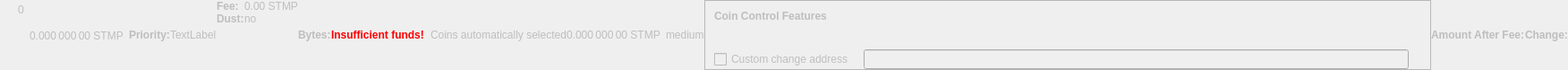
    <widget class="QWidget" name="dummyHideWidget" native="true">
     <property name="enabled">
      <bool>false</bool>
     </property>
     <property name="maximumSize">
      <size>
       <width>100</width>
       <height>22</height>
      </size>
     </property>
     <layout class="QHBoxLayout" name="dummyHideLayout">
      <property name="spacing">
       <number>0</number>
      </property>
      <property name="margin">
       <number>0</number>
      </property>
      <item>
       <layout class="QFormLayout" name="formLayoutCoinControl1">
        <property name="horizontalSpacing">
         <number>10</number>
        </property>
        <property name="verticalSpacing">
         <number>14</number>
        </property>
        <property name="leftMargin">
         <number>10</number>
        </property>
        <property name="topMargin">
         <number>4</number>
        </property>
        <property name="rightMargin">
         <number>6</number>
        </property>
        <item row="0" column="1">
         <widget class="QLabel" name="labelCoinControlBytes">
          <property name="cursor">
           <cursorShape>IBeamCursor</cursorShape>
          </property>
          <property name="contextMenuPolicy">
           <enum>Qt::ActionsContextMenu</enum>
          </property>
          <property name="text">
           <string notr="true">0</string>
          </property>
          <property name="textInteractionFlags">
           <set>Qt::LinksAccessibleByMouse|Qt::TextSelectableByKeyboard|Qt::TextSelectableByMouse</set>
          </property>
         </widget>
        </item>
       </layout>
      </item>
      <item>
       <widget class="QLabel" name="labelCoinControlAfterFee">
        <property name="enabled">
         <bool>false</bool>
        </property>
        <property name="sizePolicy">
         <sizepolicy hsizetype="Fixed" vsizetype="Fixed">
          <horstretch>0</horstretch>
          <verstretch>0</verstretch>
         </sizepolicy>
        </property>
        <property name="minimumSize">
         <size>
          <width>111</width>
          <height>12</height>
         </size>
        </property>
        <property name="maximumSize">
         <size>
          <width>111</width>
          <height>12</height>
         </size>
        </property>
        <property name="cursor">
         <cursorShape>IBeamCursor</cursorShape>
        </property>
        <property name="contextMenuPolicy">
         <enum>Qt::ActionsContextMenu</enum>
        </property>
        <property name="text">
         <string notr="true">0.000 000 00 STMP</string>
        </property>
        <property name="textInteractionFlags">
         <set>Qt::LinksAccessibleByMouse|Qt::TextSelectableByKeyboard|Qt::TextSelectableByMouse</set>
        </property>
       </widget>
      </item>
      <item>
       <widget class="QLabel" name="labelCoinControlPriorityText">
        <property name="enabled">
         <bool>false</bool>
        </property>
        <property name="font">
         <font>
          <weight>75</weight>
          <bold>true</bold>
         </font>
        </property>
        <property name="text">
         <string>Priority:</string>
        </property>
       </widget>
      </item>
      <item>
       <layout class="QHBoxLayout" name="horizontalLayout">
        <item>
         <widget class="QLabel" name="WarningLabel">
          <property name="text">
           <string>TextLabel</string>
          </property>
         </widget>
        </item>
       </layout>
      </item>
      <item>
       <layout class="QFormLayout" name="formLayoutCoinControl3">
        <property name="horizontalSpacing">
         <number>0</number>
        </property>
        <property name="verticalSpacing">
         <number>0</number>
        </property>
        <property name="leftMargin">
         <number>0</number>
        </property>
        <property name="topMargin">
         <number>0</number>
        </property>
        <property name="rightMargin">
         <number>0</number>
        </property>
        <item row="0" column="0">
         <widget class="QLabel" name="labelCoinControlFeeText">
          <property name="enabled">
           <bool>false</bool>
          </property>
          <property name="font">
           <font>
            <weight>75</weight>
            <bold>true</bold>
           </font>
          </property>
          <property name="text">
           <string>Fee:</string>
          </property>
          <property name="margin">
           <number>0</number>
          </property>
         </widget>
        </item>
        <item row="0" column="1">
         <widget class="QLabel" name="labelCoinControlFee">
          <property name="enabled">
           <bool>false</bool>
          </property>
          <property name="cursor">
           <cursorShape>IBeamCursor</cursorShape>
          </property>
          <property name="contextMenuPolicy">
           <enum>Qt::ActionsContextMenu</enum>
          </property>
          <property name="text">
           <string notr="true">0.00 STMP</string>
          </property>
          <property name="textInteractionFlags">
           <set>Qt::LinksAccessibleByMouse|Qt::TextSelectableByKeyboard|Qt::TextSelectableByMouse</set>
          </property>
         </widget>
        </item>
        <item row="1" column="0">
         <widget class="QLabel" name="labelCoinControlLowOutputText">
          <property name="enabled">
           <bool>false</bool>
          </property>
          <property name="font">
           <font>
            <weight>75</weight>
            <bold>true</bold>
           </font>
          </property>
          <property name="text">
           <string>Dust:</string>
          </property>
         </widget>
        </item>
        <item row="1" column="1">
         <widget class="QLabel" name="labelCoinControlLowOutput">
          <property name="enabled">
           <bool>false</bool>
          </property>
          <property name="cursor">
           <cursorShape>IBeamCursor</cursorShape>
          </property>
          <property name="contextMenuPolicy">
           <enum>Qt::ActionsContextMenu</enum>
          </property>
          <property name="text">
           <string>no</string>
          </property>
          <property name="textInteractionFlags">
           <set>Qt::LinksAccessibleByMouse|Qt::TextSelectableByKeyboard|Qt::TextSelectableByMouse</set>
          </property>
         </widget>
        </item>
       </layout>
      </item>
      <item>
       <widget class="QLabel" name="labelCoinControlBytesText">
        <property name="enabled">
         <bool>false</bool>
        </property>
        <property name="font">
         <font>
          <weight>75</weight>
          <bold>true</bold>
         </font>
        </property>
        <property name="text">
         <string>Bytes:</string>
        </property>
       </widget>
      </item>
      <item>
       <layout class="QFormLayout" name="formLayoutCoinControl2">
        <property name="horizontalSpacing">
         <number>0</number>
        </property>
        <property name="verticalSpacing">
         <number>0</number>
        </property>
        <property name="leftMargin">
         <number>0</number>
        </property>
        <property name="topMargin">
         <number>0</number>
        </property>
        <property name="rightMargin">
         <number>0</number>
        </property>
       </layout>
      </item>
      <item>
       <layout class="QHBoxLayout" name="horizontalLayoutCoinControl2">
        <property name="spacing">
         <number>0</number>
        </property>
        <property name="bottomMargin">
         <number>0</number>
        </property>
       </layout>
      </item>
      <item>
       <widget class="QLabel" name="labelCoinControlInsuffFunds">
        <property name="enabled">
         <bool>false</bool>
        </property>
        <property name="minimumSize">
         <size>
          <width>0</width>
          <height>0</height>
         </size>
        </property>
        <property name="font">
         <font>
          <weight>75</weight>
          <bold>true</bold>
         </font>
        </property>
        <property name="styleSheet">
         <string notr="true">color:red;font-weight:bold;</string>
        </property>
        <property name="text">
         <string>Insufficient funds!</string>
        </property>
        <property name="margin">
         <number>5</number>
        </property>
       </widget>
      </item>
      <item>
       <layout class="QFormLayout" name="formLayoutCoinControl4">
        <property name="horizontalSpacing">
         <number>0</number>
        </property>
        <property name="verticalSpacing">
         <number>0</number>
        </property>
        <property name="leftMargin">
         <number>0</number>
        </property>
        <property name="topMargin">
         <number>0</number>
        </property>
        <property name="rightMargin">
         <number>0</number>
        </property>
       </layout>
      </item>
      <item>
       <widget class="QLabel" name="labelCoinControlChangeLabel">
        <property name="enabled">
         <bool>false</bool>
        </property>
        <property name="sizePolicy">
         <sizepolicy hsizetype="Preferred" vsizetype="Expanding">
          <horstretch>0</horstretch>
          <verstretch>0</verstretch>
         </sizepolicy>
        </property>
        <property name="minimumSize">
         <size>
          <width>0</width>
          <height>0</height>
         </size>
        </property>
        <property name="text">
         <string/>
        </property>
        <property name="margin">
         <number>3</number>
        </property>
       </widget>
      </item>
      <item>
       <widget class="QLabel" name="labelCoinControlAutomaticallySelected">
        <property name="enabled">
         <bool>false</bool>
        </property>
        <property name="sizePolicy">
         <sizepolicy hsizetype="Fixed" vsizetype="Fixed">
          <horstretch>0</horstretch>
          <verstretch>0</verstretch>
         </sizepolicy>
        </property>
        <property name="minimumSize">
         <size>
          <width>0</width>
          <height>0</height>
         </size>
        </property>
        <property name="maximumSize">
         <size>
          <width>240</width>
          <height>16777215</height>
         </size>
        </property>
        <property name="text">
         <string>Coins automatically selected</string>
        </property>
        <property name="margin">
         <number>5</number>
        </property>
       </widget>
      </item>
      <item>
       <widget class="QLabel" name="labelCoinControlChange">
        <property name="enabled">
         <bool>false</bool>
        </property>
        <property name="sizePolicy">
         <sizepolicy hsizetype="Fixed" vsizetype="Fixed">
          <horstretch>0</horstretch>
          <verstretch>0</verstretch>
         </sizepolicy>
        </property>
        <property name="minimumSize">
         <size>
          <width>111</width>
          <height>0</height>
         </size>
        </property>
        <property name="maximumSize">
         <size>
          <width>111</width>
          <height>16777215</height>
         </size>
        </property>
        <property name="cursor">
         <cursorShape>IBeamCursor</cursorShape>
        </property>
        <property name="contextMenuPolicy">
         <enum>Qt::ActionsContextMenu</enum>
        </property>
        <property name="text">
         <string notr="true">0.000 000 00 STMP</string>
        </property>
        <property name="textInteractionFlags">
         <set>Qt::LinksAccessibleByMouse|Qt::TextSelectableByKeyboard|Qt::TextSelectableByMouse</set>
        </property>
       </widget>
      </item>
      <item>
       <widget class="QLabel" name="labelCoinControlPriority">
        <property name="enabled">
         <bool>false</bool>
        </property>
        <property name="cursor">
         <cursorShape>IBeamCursor</cursorShape>
        </property>
        <property name="contextMenuPolicy">
         <enum>Qt::ActionsContextMenu</enum>
        </property>
        <property name="text">
         <string>medium</string>
        </property>
        <property name="textInteractionFlags">
         <set>Qt::LinksAccessibleByMouse|Qt::TextSelectableByKeyboard|Qt::TextSelectableByMouse</set>
        </property>
       </widget>
      </item>
      <item>
       <widget class="QFrame" name="frameCoinControl">
        <property name="sizePolicy">
         <sizepolicy hsizetype="Expanding" vsizetype="Expanding">
          <horstretch>0</horstretch>
          <verstretch>0</verstretch>
         </sizepolicy>
        </property>
        <property name="maximumSize">
         <size>
          <width>16777215</width>
          <height>16777215</height>
         </size>
        </property>
        <property name="frameShape">
         <enum>QFrame::StyledPanel</enum>
        </property>
        <property name="frameShadow">
         <enum>QFrame::Sunken</enum>
        </property>
        <layout class="QVBoxLayout" name="verticalLayoutCoinControl2_2">
         <property name="spacing">
          <number>0</number>
         </property>
         <property name="margin">
          <number>0</number>
         </property>
         <item>
          <layout class="QVBoxLayout" name="verticalLayoutCoinControl" stretch="0,0,0,1">
           <property name="spacing">
            <number>0</number>
           </property>
           <property name="leftMargin">
            <number>10</number>
           </property>
           <property name="topMargin">
            <number>10</number>
           </property>
           <item>
            <layout class="QHBoxLayout" name="horizontalLayoutCoinControl1">
             <property name="bottomMargin">
              <number>15</number>
             </property>
             <item>
              <widget class="QLabel" name="labelCoinControlFeatures">
               <property name="enabled">
                <bool>false</bool>
               </property>
               <property name="sizePolicy">
                <sizepolicy hsizetype="Preferred" vsizetype="Maximum">
                 <horstretch>0</horstretch>
                 <verstretch>0</verstretch>
                </sizepolicy>
               </property>
               <property name="font">
                <font>
                 <weight>75</weight>
                 <bold>true</bold>
                </font>
               </property>
               <property name="styleSheet">
                <string notr="true">font-weight:bold;</string>
               </property>
               <property name="text">
                <string>Coin Control Features</string>
               </property>
              </widget>
             </item>
            </layout>
           </item>
           <item>
            <widget class="QWidget" name="widgetCoinControl" native="true">
             <property name="sizePolicy">
              <sizepolicy hsizetype="Preferred" vsizetype="Preferred">
               <horstretch>0</horstretch>
               <verstretch>0</verstretch>
              </sizepolicy>
             </property>
             <property name="minimumSize">
              <size>
               <width>0</width>
               <height>0</height>
              </size>
             </property>
             <property name="styleSheet">
              <string notr="true"/>
             </property>
             <layout class="QHBoxLayout" name="horizontalLayoutCoinControl5_2">
              <property name="margin">
               <number>0</number>
              </property>
              <item>
               <layout class="QHBoxLayout" name="horizontalLayoutCoinControl3">
                <property name="spacing">
                 <number>20</number>
                </property>
                <property name="topMargin">
                 <number>0</number>
                </property>
                <property name="bottomMargin">
                 <number>10</number>
                </property>
               </layout>
              </item>
             </layout>
            </widget>
           </item>
           <item>
            <layout class="QHBoxLayout" name="horizontalLayoutCoinControl4" stretch="0,0,0">
             <property name="spacing">
              <number>12</number>
             </property>
             <property name="sizeConstraint">
              <enum>QLayout::SetDefaultConstraint</enum>
             </property>
             <property name="topMargin">
              <number>5</number>
             </property>
             <property name="rightMargin">
              <number>5</number>
             </property>
             <item>
              <widget class="QCheckBox" name="checkBoxCoinControlChange">
               <property name="enabled">
                <bool>false</bool>
               </property>
               <property name="toolTip">
                <string>If this is activated, but the change address is empty or invalid, change will be sent to a newly generated address.</string>
               </property>
               <property name="text">
                <string>Custom change address</string>
               </property>
              </widget>
             </item>
             <item>
              <widget class="QValidatedLineEdit" name="lineEditCoinControlChange">
               <property name="enabled">
                <bool>false</bool>
               </property>
               <property name="sizePolicy">
                <sizepolicy hsizetype="Expanding" vsizetype="Fixed">
                 <horstretch>0</horstretch>
                 <verstretch>0</verstretch>
                </sizepolicy>
               </property>
              </widget>
             </item>
             <item>
              <widget class="QLabel" name="labelCoinControlChangeLabel_2">
               <property name="sizePolicy">
                <sizepolicy hsizetype="Preferred" vsizetype="Expanding">
                 <horstretch>0</horstretch>
                 <verstretch>0</verstretch>
                </sizepolicy>
               </property>
               <property name="minimumSize">
                <size>
                 <width>0</width>
                 <height>0</height>
                </size>
               </property>
               <property name="text">
                <string/>
               </property>
               <property name="margin">
                <number>3</number>
               </property>
              </widget>
             </item>
            </layout>
           </item>
           <item>
            <spacer name="verticalSpacerCoinControl">
             <property name="orientation">
              <enum>Qt::Vertical</enum>
             </property>
             <property name="sizeHint" stdset="0">
              <size>
               <width>800</width>
               <height>1</height>
              </size>
             </property>
            </spacer>
           </item>
          </layout>
         </item>
        </layout>
       </widget>
      </item>
      <item>
       <widget class="QLabel" name="labelCoinControlAfterFeeText">
        <property name="enabled">
         <bool>false</bool>
        </property>
        <property name="minimumSize">
         <size>
          <width>0</width>
          <height>0</height>
         </size>
        </property>
        <property name="maximumSize">
         <size>
          <width>16777215</width>
          <height>16777215</height>
         </size>
        </property>
        <property name="font">
         <font>
          <weight>75</weight>
          <bold>true</bold>
         </font>
        </property>
        <property name="text">
         <string>Amount After Fee:</string>
        </property>
        <property name="alignment">
         <set>Qt::AlignLeading|Qt::AlignLeft|Qt::AlignVCenter</set>
        </property>
        <property name="margin">
         <number>0</number>
        </property>
       </widget>
      </item>
      <item>
       <widget class="QLabel" name="labelCoinControlChangeText">
        <property name="enabled">
         <bool>false</bool>
        </property>
        <property name="sizePolicy">
         <sizepolicy hsizetype="Preferred" vsizetype="Preferred">
          <horstretch>0</horstretch>
          <verstretch>0</verstretch>
         </sizepolicy>
        </property>
        <property name="minimumSize">
         <size>
          <width>0</width>
          <height>0</height>
         </size>
        </property>
        <property name="maximumSize">
         <size>
          <width>16777215</width>
          <height>16777215</height>
         </size>
        </property>
        <property name="font">
         <font>
          <weight>75</weight>
          <bold>true</bold>
         </font>
        </property>
        <property name="text">
         <string>Change:</string>
        </property>
        <property name="alignment">
         <set>Qt::AlignLeading|Qt::AlignLeft|Qt::AlignVCenter</set>
        </property>
       </widget>
      </item>
     </layout>
    </widget>
